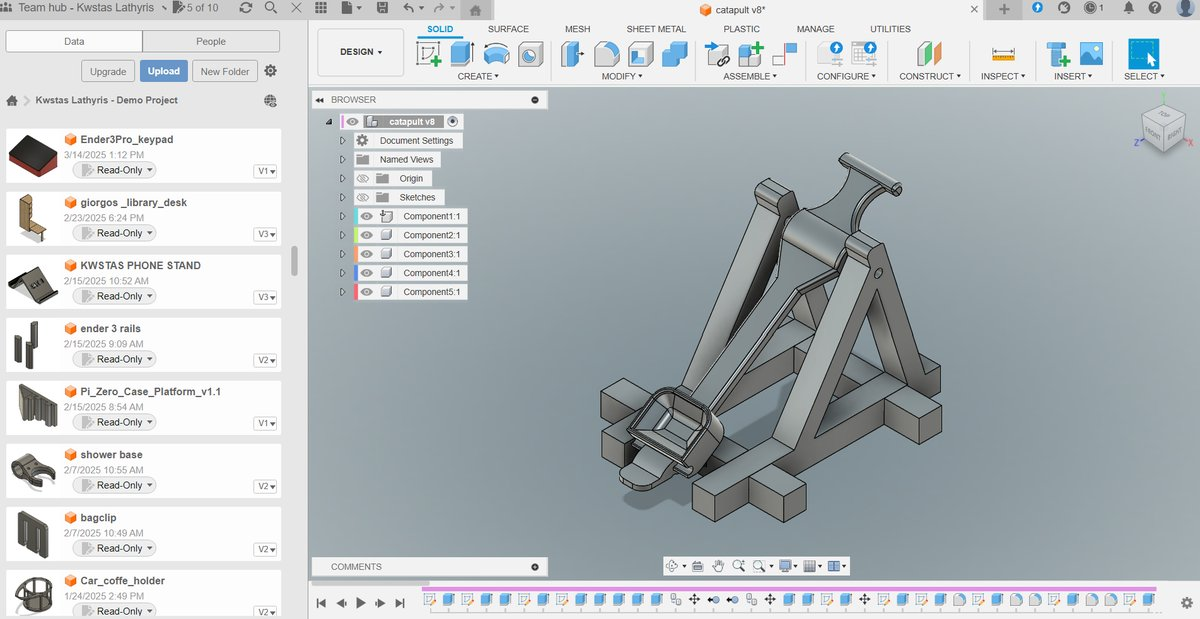
#> input picture assets/images/fusion360/1fusion-1200w.jpg, 1200 x 619 px; its folder holds only this picture in this run
$ python optimize_images.py . out
#> lines starting #> are read from the running program, lines starting #| are printed output that depends on the picture
#!/usr/bin/env python3
"""
Script για αυτόματη βελτιστοποίηση εικόνων για Fusion360 Gallery

Χρήση:
    python optimize_images.py input-folder output-folder

Παράδειγμα:
    python optimize_images.py C:\Documents\fusion360 assets\images\fusion360
"""

import os
import sys
from PIL import Image

def optimize_image(input_path, output_base_name, output_dir):
    """Βελτιστοποιεί μια εικόνα σε 3 μεγέθη"""
#> called with input_path = './1fusion-1200w.jpg', output_base_name = '1fusion-1200w', output_dir = 'out'
    try:
        # Άνοιγμα αρχικής εικόνας
        img = Image.open(input_path)
#> img is the input picture: PIL image 1200x619 RGB; mean R, G, B 182.9, 189.1, 192.2

        # Μετατροπή σε RGB αν είναι RGBA (για JPEG)
        if img.mode in ('RGBA', 'LA', 'P'):
            background = Image.new('RGB', img.size, (255, 255, 255))
            if img.mode == 'P':
                img = img.convert('RGBA')
            background.paste(img, mask=img.split()[-1] if img.mode == 'RGBA' else None)
            img = background

        # Μεγέθη για responsive images
        sizes = [
            (400, '400w'),
            (800, '800w'),
            (1200, '1200w')
        ]

        results = []

        for width, suffix in sizes:
            # Calculate height maintaining aspect ratio
            aspect_ratio = img.height / img.width
            height = int(width * aspect_ratio)

            # Resize με high-quality resampling
            resized = img.resize((width, height), Image.Resampling.LANCZOS)

            # Output filename
            output_name = f"{output_base_name}-{suffix}.jpg"
            output_path = os.path.join(output_dir, output_name)

            # Save με optimization
            resized.save(
                output_path,
                'JPEG',
                quality=85,
                optimize=True,
                progressive=True
            )

            # Get file size
            file_size = os.path.getsize(output_path)
            file_size_kb = file_size / 1024

            results.append({
                'name': output_name,
                'size_kb': file_size_kb,
                'dimensions': f"{width}x{height}"
            })

            print(f"  ✓ Created {output_name} ({width}x{height}, {file_size_kb:.1f} KB)")
#> this loop made 3 passes
#> pass 1, in optimize_image, `resized = img.resize((width, height), Image.Resampling.LANCZOS)`:
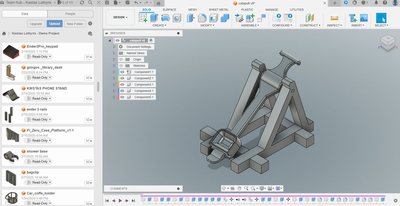
#> resized: PIL image 400x206 RGB; mean R, G, B 182.9, 189.1, 192.2
#> after the loop, results = 3 items

        return results

    except Exception as e:
        print(f"  ✗ Error processing {input_path}: {str(e)}")
        return None

def main():
    if len(sys.argv) < 3:
        print("Χρήση: python optimize_images.py <input-folder> <output-folder>")
        print("\nΠαράδειγμα:")
        print("  python optimize_images.py C:\\Documents\\fusion360 assets\\images\\fusion360")
        sys.exit(1)

    input_folder = sys.argv[1]
    output_folder = sys.argv[2]

    # Create output folder if it doesn't exist
    os.makedirs(output_folder, exist_ok=True)

    # Supported image formats
    supported_formats = ('.jpg', '.jpeg', '.png', '.bmp', '.tiff', '.tif')

    # Find all images in input folder
    image_files = [
        f for f in os.listdir(input_folder)
        if f.lower().endswith(supported_formats)
    ]

    if not image_files:
        print(f"Δεν βρέθηκαν εικόνες στο {input_folder}")
        sys.exit(1)

    print(f"Βρέθηκαν {len(image_files)} εικόνες για επεξεργασία...\n")

    # Process each image
    for image_file in image_files:
        input_path = os.path.join(input_folder, image_file)

        # Create base name (without extension)
        base_name = os.path.splitext(image_file)[0]
        # Clean name (remove spaces, special chars)
        base_name = base_name.lower().replace(' ', '-').replace('_', '-')
        # Keep only alphanumeric and hyphens
        base_name = ''.join(c for c in base_name if c.isalnum() or c == '-')

        print(f"Επεξεργασία: {image_file} → {base_name}")

        results = optimize_image(input_path, base_name, output_folder)
#> results = 3 items

        if results:
            total_size = sum(r['size_kb'] for r in results)
#> total_size = 171.1
            print(f"  Σύνολο: {total_size:.1f} KB\n")
#|   Σύνολο: 171.1 KB

    print("Ολοκληρώθηκε!")

if __name__ == "__main__":
    try:
        main()
    except KeyboardInterrupt:
        print("\n\nΕπανέλεγχος από τον χρήστη.")
        sys.exit(0)
    except ImportError:
        print("\nΛείπει το Pillow library.")
        print("Εγκαταστήστε το με: pip install Pillow")
        sys.exit(1)

$ run again, on assets/images/fusion360/1view-400w.jpg
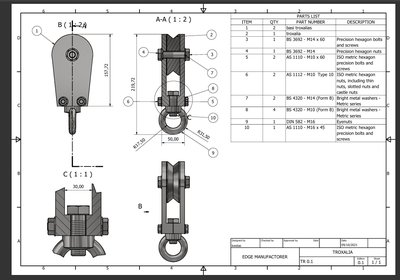
#> input picture assets/images/fusion360/1view-400w.jpg, 400 x 280 px
#> in optimize_image, img is the input picture: PIL image 400x280 RGB; mean R, G, B 218.5, 218.4, 218.2
#> the loop in optimize_image, `for width, suffix in sizes:` made 3 passes
#> pass 2, in optimize_image, `resized = img.resize((width, height), Image.Resampling.LANCZOS)`:
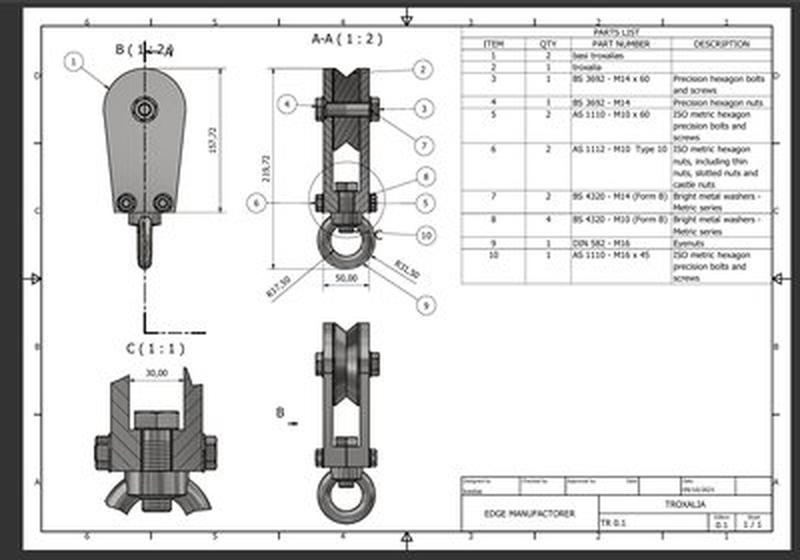
#> resized: PIL image 800x560 RGB; mean R, G, B 218, 217.9, 217.7
#> pass 3, in optimize_image, `resized = img.resize((width, height), Image.Resampling.LANCZOS)`:
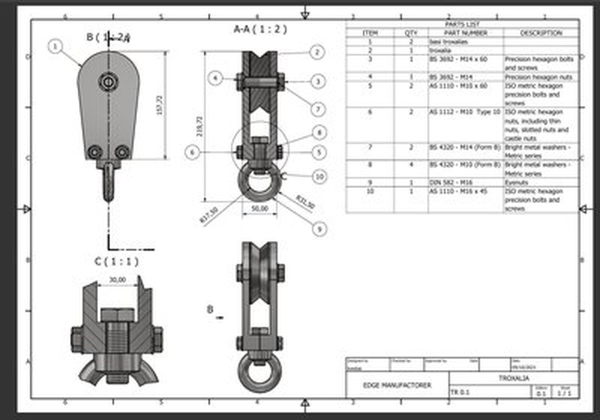
#> resized: PIL image 1200x840 RGB (shown at 1/2 size); mean R, G, B 218.1, 218, 217.8
#> after the loop in optimize_image, `for width, suffix in sizes:`: results = 3 items
#> total_size = 173.2
#|   Σύνολο: 173.2 KB

$ run again, on assets/images/fusion360/2fusion-1200w.jpg
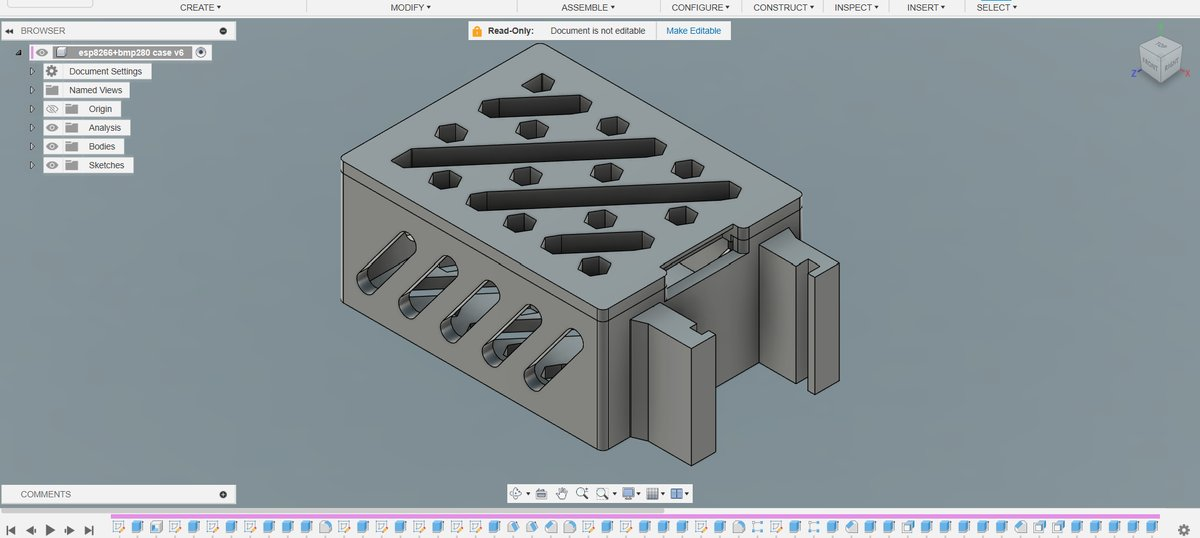
#> input picture assets/images/fusion360/2fusion-1200w.jpg, 1200 x 538 px
#> in optimize_image, img is the input picture: PIL image 1200x538 RGB; mean R, G, B 138.6, 148.9, 154
#> the loop in optimize_image, `for width, suffix in sizes:` made 3 passes
#> pass 1, in optimize_image, `resized = img.resize((width, height), Image.Resampling.LANCZOS)`:
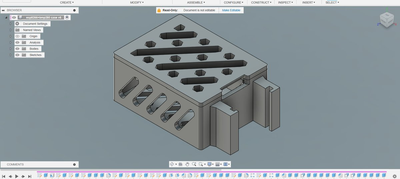
#> resized: PIL image 400x179 RGB; mean R, G, B 138.6, 148.9, 154
#> after the loop in optimize_image, `for width, suffix in sizes:`: results = 3 items
#> total_size = 110.8
#|   Σύνολο: 110.8 KB
